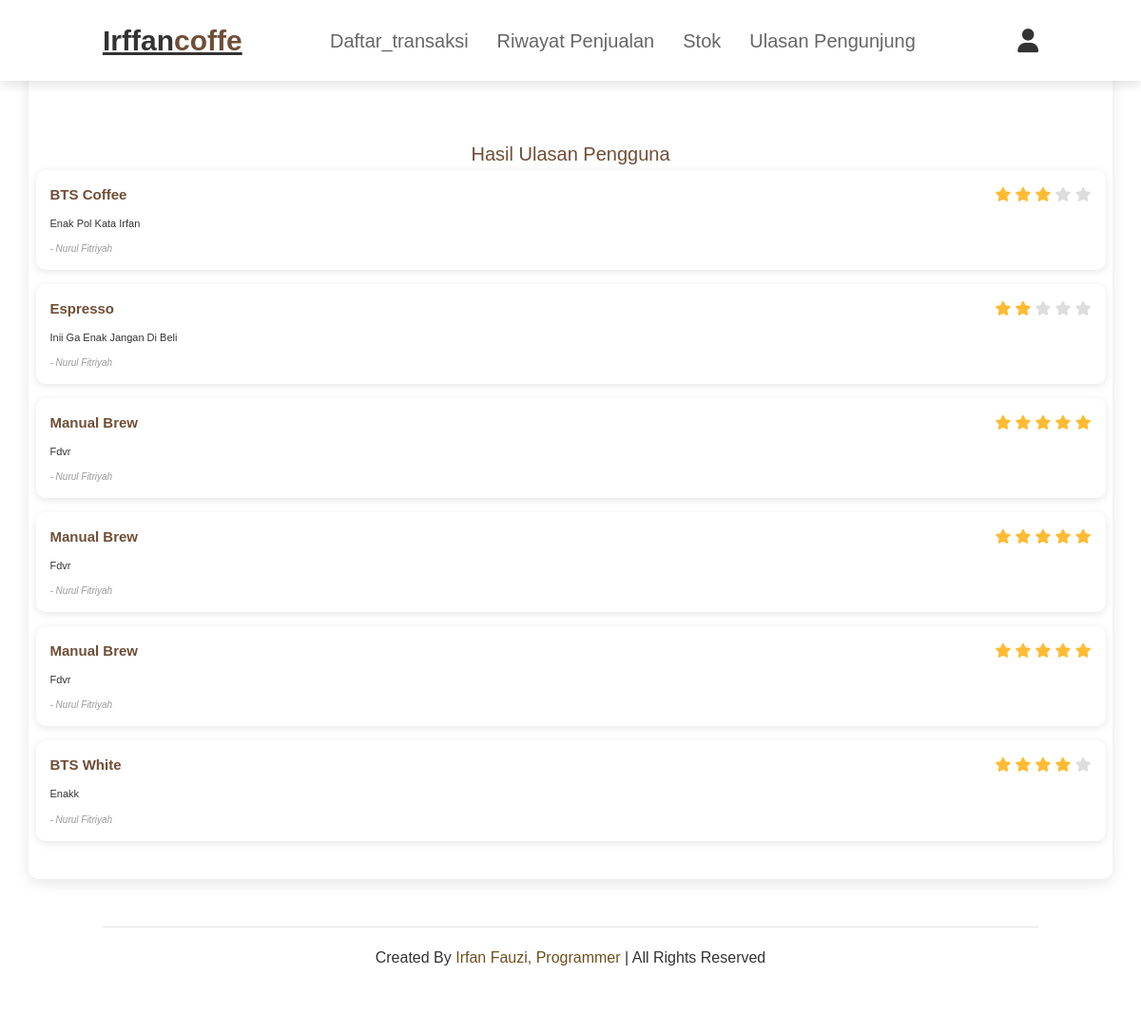
Page /register/tampilkan_ulasan.php on the committed database.
### tables this page shows
CREATE TABLE `ulasan` (
  `id_ulasan` int(11) NOT NULL,
  `id_user` int(11) NOT NULL,
  `id_kopi` int(11) NOT NULL,
  `rating` int(11) DEFAULT NULL CHECK (`rating` between 1 and 5),
  `komentar` text DEFAULT NULL,
  `tanggal_ulas` timestamp NOT NULL DEFAULT current_timestamp()
);

CREATE TABLE `kopi` (
  `id_kopi` int(11) NOT NULL,
  `nama_kopi` varchar(100) NOT NULL,
  `jenis_kopi` varchar(50) NOT NULL,
  `harga` decimal(10,2) NOT NULL,
  `stok` int(11) NOT NULL,
  `deskripsi` text DEFAULT NULL,
  `gambar_produk` varchar(255) DEFAULT NULL
);

CREATE TABLE `user` (
  `id_user` int(11) NOT NULL,
  `username` varchar(50) NOT NULL,
  `password` varchar(255) NOT NULL,
  `role` enum('customer','admin') NOT NULL DEFAULT 'customer',
  `nama` varchar(100) NOT NULL,
  `email` varchar(100) NOT NULL,
  `nomor_telepon` varchar(15) NOT NULL,
  `alamat` text DEFAULT NULL,
  `status` enum('active','inactive') DEFAULT 'active',
  `created_at` timestamp NOT NULL DEFAULT current_timestamp(),
  `updated_at` timestamp NOT NULL DEFAULT current_timestamp() ON UPDATE current_timestamp()
);

### register/tampilkan_ulasan.php (the view, shortened to what this page needs)
<?php
require_once('../config.php');
try {
    $query = $db->query("
    SELECT u.id_ulasan, u.rating, u.komentar, u.tanggal_ulas, k.nama_kopi, us.nama
    FROM ulasan u
    JOIN user us ON u.id_user = us.id_user
    JOIN kopi k ON u.id_kopi = k.id_kopi
    ORDER BY u.tanggal_ulas DESC
");
    if ($query) {
        $ulasan = $query->fetchAll(PDO::FETCH_ASSOC);
    } else {
        echo "Query gagal dieksekusi.";
    }
} catch (Exception $e) {
    echo 'Error: ' . $e->getMessage();
    exit();
}
?>
<!DOCTYPE html>
<html lang="id">
<head>
    <link rel="stylesheet" href="https://cdnjs.cloudflare.com/ajax/libs/font-awesome/6.6.0/css/all.min.css">
</head>
<body>
<?php include('navadmin.php'); ?>
<div class="container">
    <h2>Hasil Ulasan Pengguna</h2>
    <div class="ulasan-card">
        <?php if (!empty($ulasan)): ?>
            <?php foreach ($ulasan as $item): ?>
                <div class="ulasan-item">
                    <div class="ulasan-header">
                        <div class="kopi-name"><?php echo htmlspecialchars($item['nama_kopi']); ?></div>
                        <div class="stars">
                            <?php for ($i = 1; $i <= 5; $i++): ?>
                                <i class="fa fa-star <?php echo $i <= $item['rating'] ? 'active' : ''; ?>"></i>
                            <?php endfor; ?>
                        </div>
                    </div>
                    <div class="komentar"><?php echo htmlspecialchars($item['komentar']); ?></div>
                    <div class="user-name">- <?php echo htmlspecialchars($item['nama']); ?></div>
                </div>
            <?php endforeach; ?>
        <?php else: ?>
            <p>Belum ada ulasan untuk saat ini. Jadilah yang pertama memberikan ulasan!</p>
        <?php endif; ?>
    </div>
</div>
<?php include('footer.php'); ?>
</body>
</html>

### register/tampilkan_ulasan.php (style rules this page uses)
:root { --brown: #6f4f1f; --dark: #333; --light: #fff; --gray: #999; --bg-color: #f8f6f2; --highlight: #d1a378; }
body { font-family: 'Poppins', sans-serif; margin: 0; padding: 0; background: var(--bg-color); color: var(--dark); }
.container { max-width: 1200px; margin: 50px auto; padding: 2rem; background: var(--light); border-radius: 10px; box-shadow: 0 4px 15px rgba(0, 0, 0, 0.1); padding-top: 100px; }
h2 { text-align: center; font-size: 3rem; color: var(--brown); margin-bottom: 2rem; font-weight: bold; }
.ulasan-card { display: flex; flex-direction: column; gap: 1.5rem; margin-bottom: 2rem; }
.ulasan-item { padding: 1.5rem; border-radius: 10px; background: #fff; box-shadow: 0 2px 8px rgba(0, 0, 0, 0.1); transition: transform 0.3s ease-in-out; }
.ulasan-header { display: flex; justify-content: space-between; align-items: center; margin-bottom: 1rem; }
.kopi-name { font-size: 1.5rem; color: var(--brown); font-weight: bold; }
.stars { color: #d1a378; font-size: 1.5rem; }
.stars .fa-star { color: #ddd; }
.stars .fa-star.active { color: #ffbb33; }
.komentar { font-size: 1.1rem; color: var(--dark); margin-top: 1rem; line-height: 1.6; }
.user-name { margin-top: 1rem; font-size: 1rem; color: var(--gray); font-style: italic; }

### register/navadmin.php (style rules this page uses)
:root { --pink: #e84393; --dark: #333; --light: #fff; --gray: #999; --brown: #6f4e37; }
* { margin: 0; padding: 0; font-family: Verdana, Geneva, Tahoma, sans-serif; outline: none; text-decoration: none; text-transform: capitalize; transition: .2s linear; }
html { font-size: 62.5%; scroll-behavior: smooth; scroll-padding-top: 6rem; overflow-y: auto; }

### rows in the picture
ulasan: id_kopi.nama_kopi "BTS Coffee", rating 3 (drawn), komentar "Enak Pol Kata Irfan", id_user.nama "Nurul Fitriyah"
ulasan: id_kopi.nama_kopi "Espresso", rating 2 (drawn), komentar "Inii Ga Enak Jangan Di Beli", id_user.nama "Nurul Fitriyah"
ulasan: id_kopi.nama_kopi "Manual Brew", rating 5 (drawn), komentar "Fdvr", id_user.nama "Nurul Fitriyah"
ulasan: id_kopi.nama_kopi "Manual Brew", rating 5 (drawn), komentar "Fdvr", id_user.nama "Nurul Fitriyah"
ulasan: id_kopi.nama_kopi "Manual Brew", rating 5 (drawn), komentar "Fdvr", id_user.nama "Nurul Fitriyah"
ulasan: id_kopi.nama_kopi "BTS White", rating 4 (drawn), komentar "Enakk", id_user.nama "Nurul Fitriyah"
